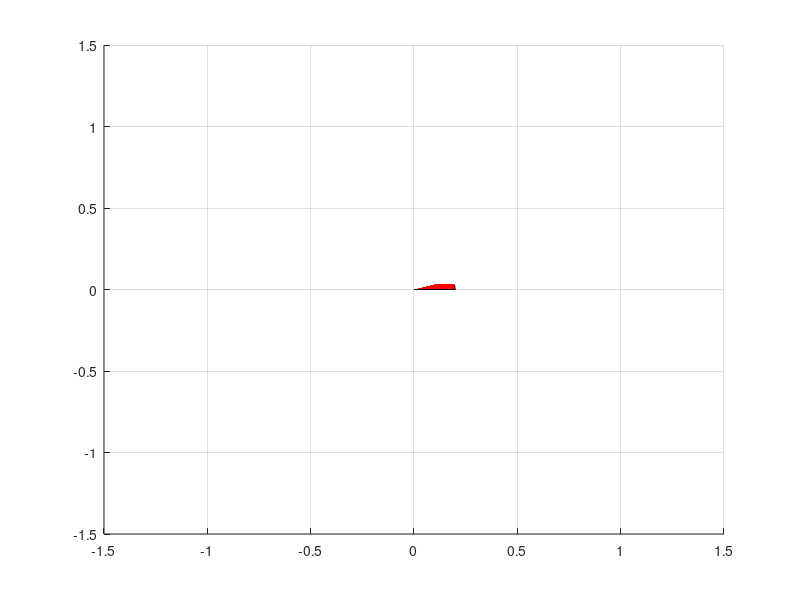

The MATLAB source for this figure:
ax = axes('XLim',[-1.5 1.5],'YLim',[-1.5 1.5],'ZLim',[-1.5 1.5]);
view(3)
grid on
[x,y,z] = cylinder([.2 0]);
h(1) = surface(x,y,[1:size(x,2);1:size(x,2)],'FaceColor','red');
%h(2) = surface(x,y,-z,'FaceColor','green');
%h(3) = surface(z,x,y,'FaceColor','blue');
%h(4) = surface(-z,x,y,'FaceColor','cyan');
%h(5) = surface(y,z,x,'FaceColor','magenta');
%h(6) = surface(y,-z,x,'FaceColor','yellow');